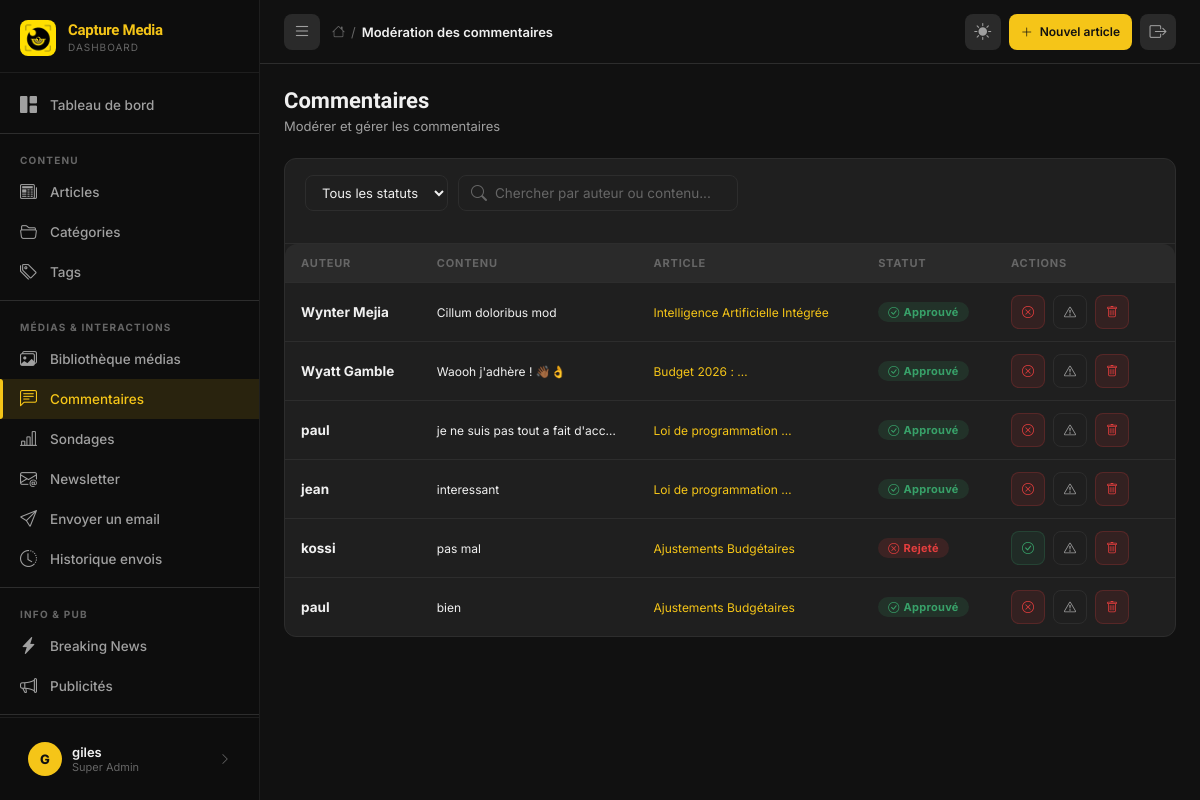
Screenshot of /dashboard/commentaires/ (signed in) with the database file from the repository.
### backend/models.py (models this page shows, shortened)
class Comment(models.Model):
    STATUS_CHOICES = [
        ('pending', 'En attente'),
        ('approved', 'Approuvé'),
        ('rejected', 'Rejeté'),
        ('spam', 'Spam'),
    ]
    article = models.ForeignKey(Article, on_delete=models.CASCADE,
                                 related_name='comments', verbose_name="Article")
    parent = models.ForeignKey('self', on_delete=models.CASCADE, null=True, blank=True,
                                related_name='replies', verbose_name="Réponse à")
    author_name = models.CharField(max_length=100, verbose_name="Nom")
    author_email = models.EmailField(verbose_name="Email")
    content = models.TextField(verbose_name="Commentaire")
    status = models.CharField(max_length=20, choices=STATUS_CHOICES, default='pending',
                               verbose_name="Statut")
    ip_address = models.GenericIPAddressField(null=True, blank=True)
    created_at = models.DateTimeField(auto_now_add=True, verbose_name="Posté le")
    class Meta:
        verbose_name = "Commentaire"
        verbose_name_plural = "Commentaires"
        ordering = ['-created_at']

class Article(models.Model):
    STATUS_CHOICES = [
        ('draft', 'Brouillon'),
        ('published', 'Publié'),
        ('archived', 'Archivé'),
    ]
    PLATFORM_CHOICES = [
        ('youtube', 'YouTube'),
        ('tiktok', 'TikTok'),
        ('instagram', 'Instagram'),
        ('twitter', 'Twitter / X'),
        ('facebook', 'Facebook'),
        ('whatsapp', 'WhatsApp'),
        ('other', 'Autre'),
    ]
    title = models.CharField(max_length=300, verbose_name="Titre")
    slug = models.SlugField(unique=True, blank=True, max_length=350)
    excerpt = models.TextField(blank=True, verbose_name="Résumé", max_length=500)
    content = models.TextField(verbose_name="Contenu")
    category = models.ForeignKey(Category, on_delete=models.SET_NULL, null=True,
                                  related_name='articles', verbose_name="Catégorie")
    tags = models.ManyToManyField(Tag, blank=True, related_name='articles', verbose_name="Tags")
    author = models.ForeignKey(User, on_delete=models.SET_NULL, null=True,
                                related_name='articles', verbose_name="Auteur")
    featured_image = models.ImageField(upload_to='articles/', blank=True, null=True,
                                        verbose_name="Image à la une")
    media_url = models.URLField(blank=True, null=True, verbose_name="URL du média externe")
    media_platform = models.CharField(max_length=20, choices=PLATFORM_CHOICES, blank=True,
                                       verbose_name="Plateforme")
    status = models.CharField(max_length=20, choices=STATUS_CHOICES, default='draft',
                               verbose_name="Statut")
    is_featured = models.BooleanField(default=False, verbose_name="À la une")
    is_breaking = models.BooleanField(default=False, verbose_name="Breaking news")
    allow_comments = models.BooleanField(default=True, verbose_name="Autoriser les commentaires")
    views_count = models.PositiveIntegerField(default=0, verbose_name="Vues")
    published_at = models.DateTimeField(null=True, blank=True, verbose_name="Publié le")
    created_at = models.DateTimeField(auto_now_add=True, verbose_name="Créé le")
    updated_at = models.DateTimeField(auto_now=True, verbose_name="Modifié le")
    class Meta:
        verbose_name = "Article"
        verbose_name_plural = "Articles"
        ordering = ['-created_at']

### backend/dashboard_views.py (the view)
# urls.py: path('commentaires/', views.comments_list, name='comments_list'),
@login_required
def comments_list(request):
    qs = Comment.objects.select_related('article').order_by('-created_at')
    search = request.POST.get('search') or request.GET.get('q', '')
    status_filter = request.POST.get('status') or request.GET.get('status', '')
    if search:
        qs = qs.filter(Q(content__icontains=search) | Q(author_name__icontains=search))
    if status_filter:
        qs = qs.filter(status=status_filter)
    paginator = Paginator(qs, 20)
    page = paginator.get_page(request.GET.get('page', 1))
    context = {
        'comments': page,
        'page_obj': page,
        'search': search,
        'status_filter': status_filter,
        'page_title': 'Commentaires',
        'active_menu': 'comments',
        'pending_count': Comment.objects.filter(status='pending').count(),
    }
    if is_htmx(request):
        return render(request, 'dashboard/comments/_table.html', context)
    return render(request, 'dashboard/comments/list.html', context)

### backend/dashboard_views.py (called while the page is built)
def is_htmx(request):
    return request.headers.get('HX-Request') == 'true'

### backend/models.py (called while the page is built)
    @classmethod
    def get_settings(cls):
        obj, _ = cls.objects.get_or_create(pk=1)
        return obj

### backend/templates/dashboard/comments/list.html (shortened to what this page needs)
{% extends 'dashboard/base.html' %}
{% block breadcrumb %}Modération des commentaires{% endblock %}
{% block content %}
<div class="page-header">
  <div class="page-header-left">
    <h1 class="page-title">Commentaires</h1>
    <p class="page-subtitle">Modérer et gérer les commentaires</p>
  </div>
</div>
<div class="card">
  <div class="card-header">
    <div class="filters-row">
      <select class="filter-select" hx-post="{% url 'dashboard:comments_list' %}" hx-trigger="change" hx-target="#comments-table" hx-swap="innerHTML" name="status">
        <option value="">Tous les statuts</option>
      </select>
      <div class="search-bar" style="margin-left: auto;" hx-post="{% url 'dashboard:comments_list' %}" hx-trigger="keyup delay:500ms" hx-target="#comments-table" hx-swap="innerHTML">
        <i class="bi bi-search"></i>
        <input type="text" name="search" placeholder="Chercher par auteur ou contenu..." />
      </div>
    </div>
  </div>
  <div id="comments-table">
    {% include 'dashboard/comments/_table.html' %}
  </div>
</div>
{% endblock %}

### backend/templates/dashboard/base.html (shortened to what this page needs)
{% load static %}
<!DOCTYPE html>
<html lang="fr" data-theme="dark">
<head>
  <link rel="stylesheet" href="https://cdn.jsdelivr.net/npm/bootstrap-icons@1.11.3/font/bootstrap-icons.min.css" />
  <link href="https://cdn.quilljs.com/1.3.7/quill.snow.css" rel="stylesheet" />
</head>
<body>
<aside class="sidebar" id="sidebar">
  <div class="sidebar-logo">
    <img src="{% static 'assets/images/logo/logo.jpg' %}" alt="Capture Media" />
    <div class="sidebar-logo-text">
      <span>Capture Media</span>
      <span>Dashboard</span>
    </div>
  </div>
  <nav class="sidebar-nav">
    <a href="{% url 'dashboard:index' %}" class="nav-item {% if active_menu == 'dashboard' %}active{% endif %}">
      <i class="bi bi-grid-1x2-fill"></i>
      <span>Tableau de bord</span>
    </a>
    <div class="divider"></div>
    <div class="nav-section-label">Contenu</div>
    <a href="{% url 'dashboard:articles_list' %}" class="nav-item {% if active_menu == 'articles' %}active{% endif %}">
      <i class="bi bi-newspaper"></i>
      <span>Articles</span>
    </a>
    <a href="{% url 'dashboard:categories_list' %}" class="nav-item {% if active_menu == 'categories' %}active{% endif %}">
      <i class="bi bi-folder2-open"></i>
      <span>Catégories</span>
    </a>
    <a href="{% url 'dashboard:tags_list' %}" class="nav-item {% if active_menu == 'tags' %}active{% endif %}">
      <i class="bi bi-tags"></i>
      <span>Tags</span>
    </a>
    <div class="divider"></div>
    <div class="nav-section-label">Médias & Interactions</div>
    <a href="{% url 'dashboard:media_library' %}" class="nav-item {% if active_menu == 'media' %}active{% endif %}">
      <i class="bi bi-images"></i>
      <span>Bibliothèque médias</span>
    </a>
    <a href="{% url 'dashboard:comments_list' %}" class="nav-item {% if active_menu == 'comments' %}active{% endif %}">
      <i class="bi bi-chat-left-text"></i>
      <span>Commentaires</span>
    </a>
    <a href="{% url 'dashboard:polls_list' %}" class="nav-item {% if active_menu == 'polls' %}active{% endif %}">
      <i class="bi bi-bar-chart-line"></i>
      <span>Sondages</span>
    </a>
    <a href="{% url 'dashboard:newsletter_list' %}" class="nav-item {% if active_menu == 'newsletter' %}active{% endif %}">
      <i class="bi bi-envelope-at"></i>
      <span>Newsletter</span>
    </a>
    <a href="{% url 'dashboard:newsletter_send' %}" class="nav-item {% if active_menu == 'newsletter_send' %}active{% endif %}">
      <i class="bi bi-send"></i>
      <span>Envoyer un email</span>
    </a>
    <a href="{% url 'dashboard:newsletter_history' %}" class="nav-item {% if active_menu == 'newsletter_history' %}active{% endif %}">
      <i class="bi bi-clock-history"></i>
      <span>Historique envois</span>
    </a>
    <div class="divider"></div>
    <div class="nav-section-label">Info & Pub</div>
    <a href="{% url 'dashboard:breaking_news_list' %}" class="nav-item {% if active_menu == 'breaking_news' %}active{% endif %}">
      <i class="bi bi-lightning-charge-fill"></i>
      <span>Breaking News</span>
    </a>
    <a href="{% url 'dashboard:ads_list' %}" class="nav-item {% if active_menu == 'ads' %}active{% endif %}">
      <i class="bi bi-megaphone"></i>
      <span>Publicités</span>
    </a>
    <div class="divider"></div>
    <div class="nav-section-label">Dons & Soutien</div>
    <a href="{% url 'dashboard:donations_list' %}" class="nav-item {% if active_menu == 'donations' %}active{% endif %}">
      <span>Dons reçus</span>
    </a>
    <a href="{% url 'dashboard:campaigns_list' %}" class="nav-item {% if active_menu == 'donation_campaigns' %}active{% endif %}">
    </a>
  </nav>
  <div class="sidebar-footer">
    <a href="{% url 'dashboard:profile' %}" class="sidebar-user">
      <div class="user-avatar">{{ request.user.username|first|upper }}</div>
      <div class="user-info">
        <div class="name">{{ request.user.get_full_name|default:request.user.username }}</div>
        <div class="role">{% if request.user.is_superuser %}Super Admin{% elif request.user.is_staff %}Rédacteur{% endif %}</div>
      </div>
      <i class="bi bi-chevron-right" style="color:var(--text3);font-size:12px;margin-left:auto;"></i>
    </a>
  </div>
</aside>
<div class="main-wrapper">
  <header class="topbar">
    <div class="topbar-left">
      <button class="sidebar-toggle" onclick="toggleSidebar()" title="Menu">
        <i class="bi bi-list"></i>
      </button>
      <div class="topbar-breadcrumb">
        <i class="bi bi-house"></i>
        <span>/</span>
        <span class="current">{% block breadcrumb %}Dashboard{% endblock %}</span>
      </div>
    </div>
    <div class="topbar-right">
      <button class="topbar-action-btn" onclick="toggleTheme()" title="Changer le thème" id="themeBtn">
        <i class="bi bi-moon-fill" id="themeIcon"></i>
      </button>
      <a href="{% url 'dashboard:article_add' %}" class="btn btn-primary btn-sm" style="height:36px;">
        <i class="bi bi-plus-lg"></i>
        <span style="display:none;" class="label-desktop">Nouvel article</span>
      </a>
      <a href="{% url 'dashboard:logout' %}" class="topbar-action-btn" title="Déconnexion">
        <i class="bi bi-box-arrow-right"></i>
      </a>
    </div>
  </header>
  <main class="page-content" id="mainContent">
    {% block content %}{% endblock %}
  </main>
</div>
</body>
</html>

### backend/templates/dashboard/comments/_row.html
<tr id="comment-{{ comment.id }}">
  <td class="font-bold">{{ comment.author_name }}</td>
  <td class="text-sm truncate" style="max-width: 200px;" title="{{ comment.content }}">{{ comment.content|truncatewords:15 }}</td>
  <td class="text-sm">
    <a href="#" class="text-yellow">{{ comment.article.title|truncatewords:3 }}</a>
  </td>
  <td>
    {% if comment.status == 'pending' %}
      <span class="badge badge-pending"><i class="bi bi-clock"></i> En attente</span>
    {% elif comment.status == 'approved' %}
      <span class="badge badge-approved"><i class="bi bi-check-circle"></i> Approuvé</span>
    {% elif comment.status == 'rejected' %}
      <span class="badge badge-rejected"><i class="bi bi-x-circle"></i> Rejeté</span>
    {% elif comment.status == 'spam' %}
      <span class="badge badge-archived"><i class="bi bi-exclamation-circle"></i> Spam</span>
    {% endif %}
  </td>
  <td>
    <div class="flex gap-8" style="justify-content: flex-start;">
      {% if comment.status != 'approved' %}
        <button hx-post="{% url 'dashboard:comment_action' comment.id %}" hx-vals='{"action":"approve"}' hx-target="#comment-{{ comment.id }}" hx-swap="outerHTML swap:1s" class="btn btn-success btn-sm btn-icon" title="Approuver">
          <i class="bi bi-check-circle"></i>
        </button>
      {% endif %}
      {% if comment.status != 'rejected' %}
        <button hx-post="{% url 'dashboard:comment_action' comment.id %}" hx-vals='{"action":"reject"}' hx-target="#comment-{{ comment.id }}" hx-swap="outerHTML swap:1s" class="btn btn-danger btn-sm btn-icon" title="Rejeter">
          <i class="bi bi-x-circle"></i>
        </button>
      {% endif %}
      {% if comment.status != 'spam' %}
        <button hx-post="{% url 'dashboard:comment_action' comment.id %}" hx-vals='{"action":"spam"}' hx-target="#comment-{{ comment.id }}" hx-swap="outerHTML swap:1s" class="btn btn-ghost btn-sm btn-icon" title="Marquer comme spam">
          <i class="bi bi-exclamation-triangle"></i>
        </button>
      {% endif %}
      <button hx-delete="{% url 'dashboard:comment_delete' comment.id %}" hx-confirm="Êtes-vous sûr de vouloir supprimer ce commentaire ?" hx-target="#comment-{{ comment.id }}" hx-swap="outerHTML swap:1s" class="btn btn-danger btn-sm btn-icon" title="Supprimer">
        <i class="bi bi-trash"></i>
      </button>
    </div>
  </td>
</tr>

### rows the page displays
Comment: author_name "Wynter Mejia", content "Cillum doloribus mod", article "Intelligence Artificielle Intégrée", status "approved" (drawn)
Comment: author_name "Wyatt Gamble", content "Waooh j'adhère ! 👋🏾👌", article "Budget 2026 : …", status "approved" (drawn)
Comment: author_name "paul", content "je ne suis pas tout a fait d'acc…", article "Loi de programmation …", status "approved" (drawn)
Comment: author_name "jean", content "interessant", article "Loi de programmation …", status "approved" (drawn)
Comment: author_name "kossi", content "pas mal", article "Ajustements Budgétaires", status "rejected" (drawn)
Comment: author_name "paul", content "bien", article "Ajustements Budgétaires", status "approved" (drawn)

### other values shown
{{ request.user.username|first|upper }} "G"
{{ request.user.get_full_name|default:request.user.username }} "giles"
